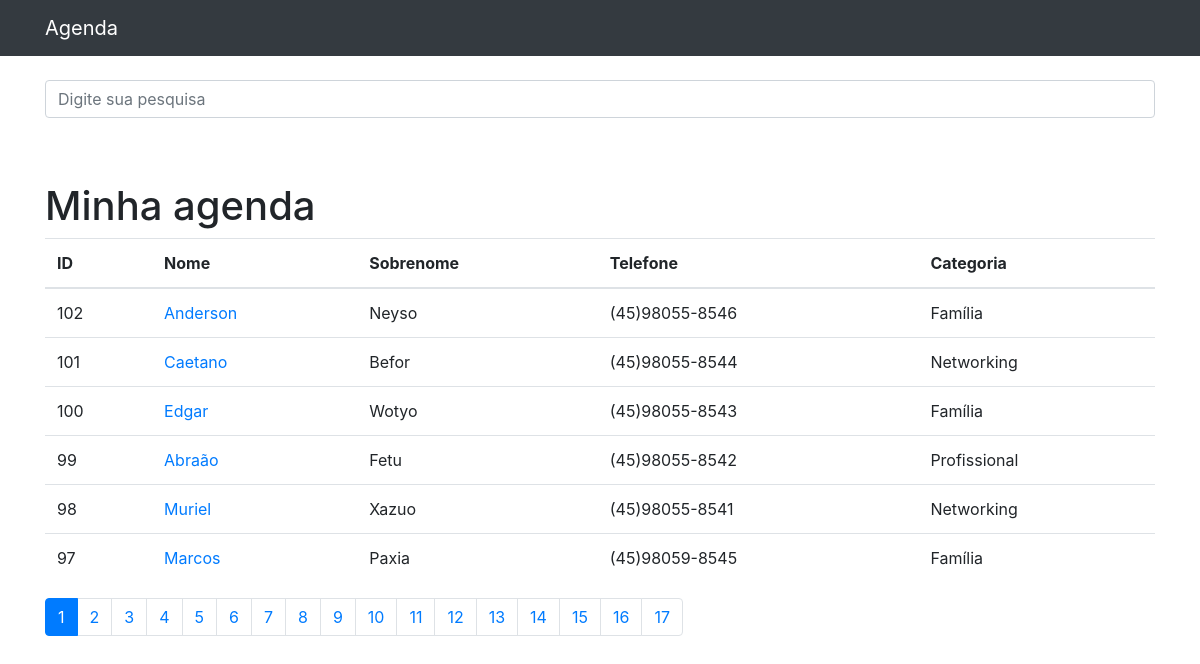
The page / on the database its author committed.
### appContatos/models.py (models this page shows, shortened)
class DbTabContatos(models.Model):
    strNome = models.CharField(max_length=255)
    strSobreNome = models.CharField(max_length=255, blank=True)
    strTelefone = models.CharField(max_length=255, blank=True)
    strEmail = models.CharField(max_length=255, blank=True)
    strDataCriacao = models.DateTimeField(default=timezone.now)
    texDescricao = models.TextField(blank=True)
    bolExibir = models.BooleanField(default=True)
    imgFoto = models.ImageField(blank=True, upload_to = 'fotos/%Y/%m')
    strKeyTabCategoria = models.ForeignKey(
        DbTabCategoria, on_delete=models.DO_NOTHING)

class DbTabCategoria(models.Model):
    strNome = models.CharField(max_length=255)
    def __str__(self):
        return self.strNome

### appContatos/views.py (the view)
# urls.py: path('', views.index, name='index'),
def index(request):
    varHtmlContatos = DbTabContatos.objects.order_by('-id').filter(
        bolExibir=True
    )
    paginacao = Paginator(varHtmlContatos, 6)
    page = request.GET.get('p')
    varHtmlContatos = paginacao.get_page(page)
    return render(request, 'appContatos/contatoIndex.html', {
        'passaHtmlContatos': varHtmlContatos,
    })

### appContatos/templates/appContatos/contatoIndex.html (shortened to what this page needs)
{%extends 'tempIndex.html'%}
{%block conteudo%}
<h1 class="mt-5">
  Minha agenda </h1>
  <table class="table">
    <thead>
      <tr>
        <th>ID </th ></th>
        <th>Nome </th ></th>
        <th>Sobrenome </th ></th>
        <th>Telefone </th></th>
        <th>Categoria </th></th>
      </tr>
    </thead>
    <tbody>
      {%for contato in passaHtmlContatos%}
      <tr>
          <td>{{contato.id}}</td>
          <td>
            <a href="{%url 'verContato' contato.id%}">{{contato.strNome}}</a>
          </td>
          <td>{{contato.strSobreNome}}</td>
          <td>{{contato.strTelefone}}</td>
          <td>{{contato.strKeyTabCategoria}}</td>
        </tr>
      {%endfor%}
    </tbody>
  </table>
  <nav aria-label="Page navigation example">
    <ul class="pagination">
      {%for pagina in passaHtmlContatos.paginator.page_range%}
        {%if passaHtmlContatos.number == pagina%}
          <li class="page-item active">
            <a class="page-link" href="?p={{pagina}}&termo={{request.GET.termo}}">
              {{pagina}}
            </a>
          </li>
        {%else%}
          <li class="page-item">
            <a class="page-link" href="?p={{pagina}}&termo={{request.GET.termo}}">
              {{pagina}}
            </a>
          </li>
        {%endif%}
      {%endfor%}
    </ul>
  </nav>
{%endblock%}

### djTemplates/tempIndex.html (shortened to what this page needs)
{%load static%}
<!DOCTYPE html>
<html lang="pt">
  <head>
    {%include 'parciais/tempHead.html'%}
  </head>
  <body>
    {%include 'parciais/tempNavMenu.html'%}
    {%if 'usuarios' not in request.path%}
      {%include 'parciais/tempBusca.html'%}
    {%endif%}
    <div class="container">
      <div class="row">
        <div class="col-lg-12">
          {%block conteudo%}{%endblock%}
        </div>
      </div>
    </div>
  </body>
</html>

### djTemplates/parciais/tempHead.html (shortened to what this page needs)
{%load static%}
<link
  href="{% static 'vendor/bootstrap/css/bootstrap.min.css'%}"
  rel="stylesheet"
/>

### djTemplates/parciais/tempNavMenu.html (shortened to what this page needs)
<nav class="navbar navbar-expand-lg navbar-dark bg-dark static-top">
  <div class="container">
    <a class="navbar-brand" href="{%url 'index'%}">Agenda</a>
  </div>
</nav>

### djTemplates/parciais/tempBusca.html
<div class="row">
  <div class="container">&ensp;</div>
</div>
<div class="row">
  <div class="container">
    <form method="get" action="{% url 'busca' %}">
      <div class="form-group row">
        <div class="col-12">
          <input
            class="form-control"
            type="search"
            value="{{ request.GET.termo }}"
            id="search-input"
            placeholder="Digite sua pesquisa"
            name="termo"
          />
        </div>
      </div>
    </form>
  </div>
</div>

### rows shown on the page
DbTabContatos: id "102", strNome "Anderson", strSobreNome "Neyso", strTelefone "(45)98055-8546", strKeyTabCategoria "Família"
DbTabContatos: id "101", strNome "Caetano", strSobreNome "Befor", strTelefone "(45)98055-8544", strKeyTabCategoria "Networking"
DbTabContatos: id "100", strNome "Edgar", strSobreNome "Wotyo", strTelefone "(45)98055-8543", strKeyTabCategoria "Família"
DbTabContatos: id "99", strNome "Abraão", strSobreNome "Fetu", strTelefone "(45)98055-8542", strKeyTabCategoria "Profissional"
DbTabContatos: id "98", strNome "Muriel", strSobreNome "Xazuo", strTelefone "(45)98055-8541", strKeyTabCategoria "Networking"
DbTabContatos: id "97", strNome "Marcos", strSobreNome "Paxia", strTelefone "(45)98059-8545", strKeyTabCategoria "Família"

### other values the page prints
{{ pagina }} "1"
{{ pagina }} "2" "3" "4" "5" "6" "7" "8" "9" "10" "11" "12" "13" "14" "15" "16" "17"
